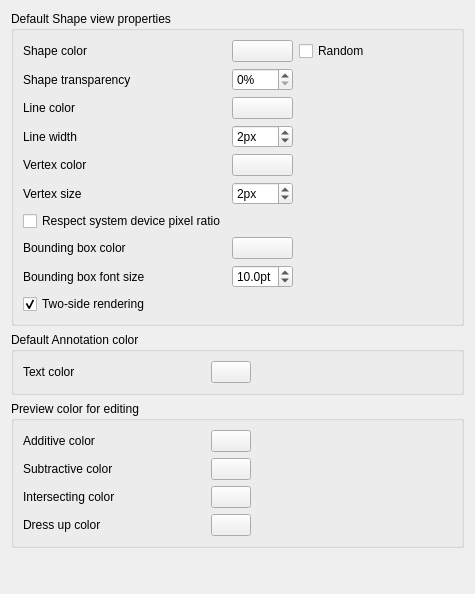
<?xml version="1.0" encoding="UTF-8"?>
<ui version="4.0">
 <class>PartGui::DlgSettingsObjectColor</class>
 <widget class="QWidget" name="PartGui::DlgSettingsObjectColor">
  <property name="geometry">
   <rect>
    <x>0</x>
    <y>0</y>
    <width>475</width>
    <height>594</height>
   </rect>
  </property>
  <property name="windowTitle">
   <string>Shape appearance</string>
  </property>
  <layout class="QVBoxLayout" name="verticalLayout">
   <item>
    <widget class="QGroupBox" name="groupBoxDefaultColors">
     <property name="title">
      <string>Default Shape view properties</string>
     </property>
     <layout class="QHBoxLayout" name="horizontalLayout">
      <item>
       <layout class="QGridLayout" name="gridLayout">
        <item row="5" column="0">
         <widget class="QLabel" name="label_11">
          <property name="minimumSize">
           <size>
            <width>182</width>
            <height>0</height>
           </size>
          </property>
          <property name="text">
           <string>Vertex size</string>
          </property>
         </widget>
        </item>
        <item row="3" column="0">
         <widget class="QLabel" name="label_9">
          <property name="minimumSize">
           <size>
            <width>182</width>
            <height>0</height>
           </size>
          </property>
          <property name="text">
           <string>Line width</string>
          </property>
         </widget>
        </item>
        <item row="4" column="1">
         <widget class="Gui::PrefColorButton" name="DefaultShapeVertexColor">
          <property name="toolTip">
           <string>The default color for new vertices</string>
          </property>
          <property name="color" stdset="0">
           <color>
            <red>25</red>
            <green>25</green>
            <blue>25</blue>
           </color>
          </property>
          <property name="prefEntry" stdset="0">
           <cstring>DefaultShapeVertexColor</cstring>
          </property>
          <property name="prefPath" stdset="0">
           <cstring>View</cstring>
          </property>
         </widget>
        </item>
        <item row="2" column="1">
         <widget class="Gui::PrefColorButton" name="DefaultShapeLineColor">
          <property name="toolTip">
           <string>The default line color for new shapes</string>
          </property>
          <property name="color" stdset="0">
           <color>
            <red>25</red>
            <green>25</green>
            <blue>25</blue>
           </color>
          </property>
          <property name="prefEntry" stdset="0">
           <cstring>DefaultShapeLineColor</cstring>
          </property>
          <property name="prefPath" stdset="0">
           <cstring>View</cstring>
          </property>
         </widget>
        </item>
        <item row="6" column="0">
         <widget class="QCheckBox" name="RespectSystemDPI">
          <property name="toolTip">
           <string>&lt;html&gt;&lt;head/&gt;&lt;body&gt;&lt;p&gt;Auto scale vertex size and line width according to system device pixel ratio.&lt;/p&gt;&lt;p&gt;This may not work well if you have multiple monitors with different pixel scaling.&lt;/p&gt;&lt;/body&gt;&lt;/html&gt;</string>
          </property>
          <property name="text">
           <string>Respect system device pixel ratio</string>
          </property>
         </widget>
        </item>
        <item row="7" column="1">
         <widget class="Gui::PrefColorButton" name="BoundingBoxColor">
          <property name="toolTip">
           <string>The color of bounding boxes in the 3D view</string>
          </property>
          <property name="color" stdset="0">
           <color>
            <red>255</red>
            <green>255</green>
            <blue>255</blue>
           </color>
          </property>
          <property name="prefEntry" stdset="0">
           <cstring>BoundingBoxColor</cstring>
          </property>
          <property name="prefPath" stdset="0">
           <cstring>View</cstring>
          </property>
         </widget>
        </item>
        <item row="5" column="1">
         <widget class="Gui::PrefSpinBox" name="DefaultShapeVertexSize">
          <property name="toolTip">
           <string>The default size for new vertices</string>
          </property>
          <property name="suffix">
           <string>px</string>
          </property>
          <property name="maximum">
           <number>9</number>
          </property>
          <property name="value">
           <number>2</number>
          </property>
          <property name="prefEntry" stdset="0">
           <cstring>DefaultShapePointSize</cstring>
          </property>
          <property name="prefPath" stdset="0">
           <cstring>View</cstring>
          </property>
         </widget>
        </item>
        <item row="4" column="0">
         <widget class="QLabel" name="label_10">
          <property name="minimumSize">
           <size>
            <width>182</width>
            <height>0</height>
           </size>
          </property>
          <property name="text">
           <string>Vertex color</string>
          </property>
         </widget>
        </item>
        <item row="7" column="0">
         <widget class="QLabel" name="label_8">
          <property name="minimumSize">
           <size>
            <width>182</width>
            <height>0</height>
           </size>
          </property>
          <property name="text">
           <string>Bounding box color</string>
          </property>
         </widget>
        </item>
        <item row="8" column="0">
         <widget class="QLabel" name="label_fontsize">
          <property name="minimumSize">
           <size>
            <width>182</width>
            <height>0</height>
           </size>
          </property>
          <property name="text">
           <string>Bounding box font size</string>
          </property>
         </widget>
        </item>
        <item row="8" column="1">
         <widget class="Gui::PrefDoubleSpinBox" name="BoundingBoxFontSize">
          <property name="toolTip">
           <string>The font size of bounding boxes in the 3D view</string>
          </property>
          <property name="suffix">
           <string notr="true">pt</string>
          </property>
          <property name="decimals">
           <number>1</number>
          </property>
          <property name="minimum">
           <double>2.000000000000000</double>
          </property>
          <property name="maximum">
           <double>64.000000000000000</double>
          </property>
          <property name="value">
           <double>10.000000000000000</double>
          </property>
          <property name="prefEntry" stdset="0">
           <cstring>BoundingBoxFontSize</cstring>
          </property>
          <property name="prefPath" stdset="0">
           <cstring>View</cstring>
          </property>
         </widget>
        </item>
        <item row="2" column="0">
         <widget class="QLabel" name="label_7">
          <property name="minimumSize">
           <size>
            <width>182</width>
            <height>0</height>
           </size>
          </property>
          <property name="text">
           <string>Line color</string>
          </property>
         </widget>
        </item>
        <item row="0" column="1">
         <widget class="Gui::PrefColorButton" name="DefaultShapeColor">
          <property name="toolTip">
           <string>The default color for new shapes</string>
          </property>
          <property name="color" stdset="0">
           <color>
            <red>204</red>
            <green>204</green>
            <blue>204</blue>
           </color>
          </property>
          <property name="prefEntry" stdset="0">
           <cstring>DefaultShapeColor</cstring>
          </property>
          <property name="prefPath" stdset="0">
           <cstring>View</cstring>
          </property>
         </widget>
        </item>
        <item row="0" column="2">
         <widget class="Gui::PrefCheckBox" name="checkRandomColor">
          <property name="toolTip">
           <string>Use random color instead</string>
          </property>
          <property name="text">
           <string>Random</string>
          </property>
          <property name="prefEntry" stdset="0">
           <cstring>RandomColor</cstring>
          </property>
          <property name="prefPath" stdset="0">
           <cstring>View</cstring>
          </property>
         </widget>
        </item>
        <item row="3" column="1">
         <widget class="Gui::PrefSpinBox" name="DefaultShapeLineWidth">
          <property name="toolTip">
           <string>The default line thickness for new shapes</string>
          </property>
          <property name="suffix">
           <string>px</string>
          </property>
          <property name="maximum">
           <number>9</number>
          </property>
          <property name="value">
           <number>2</number>
          </property>
          <property name="prefEntry" stdset="0">
           <cstring>DefaultShapeLineWidth</cstring>
          </property>
          <property name="prefPath" stdset="0">
           <cstring>View</cstring>
          </property>
         </widget>
        </item>
        <item row="0" column="0">
         <widget class="QLabel" name="label_6">
          <property name="minimumSize">
           <size>
            <width>182</width>
            <height>0</height>
           </size>
          </property>
          <property name="text">
           <string>Shape color</string>
          </property>
         </widget>
        </item>
        <item row="9" column="0">
         <widget class="Gui::PrefCheckBox" name="twosideRendering">
          <property name="minimumSize">
           <size>
            <width>182</width>
            <height>0</height>
           </size>
          </property>
          <property name="toolTip">
           <string>Bottom side of surface will be rendered the same way than top.
If not checked, it depends on the option &quot;Backlight color&quot;
(preferences section Display -&gt; 3D View); either the backlight color
will be used or black.</string>
          </property>
          <property name="text">
           <string>Two-side rendering</string>
          </property>
          <property name="checked">
           <bool>true</bool>
          </property>
          <property name="prefEntry" stdset="0">
           <cstring>TwoSideRendering</cstring>
          </property>
          <property name="prefPath" stdset="0">
           <cstring>Mod/Part</cstring>
          </property>
         </widget>
        </item>
        <item row="1" column="0">
         <widget class="QLabel" name="label_transparency">
          <property name="minimumSize">
           <size>
            <width>182</width>
            <height>0</height>
           </size>
          </property>
          <property name="text">
           <string>Shape transparency</string>
          </property>
         </widget>
        </item>
        <item row="1" column="1">
         <widget class="Gui::PrefSpinBox" name="DefaultShapeTransparency">
          <property name="toolTip">
           <string>The default transparency for new shapes</string>
          </property>
          <property name="suffix">
           <string notr="true">%</string>
          </property>
          <property name="maximum">
           <number>100</number>
          </property>
          <property name="singleStep">
           <number>5</number>
          </property>
          <property name="prefEntry" stdset="0">
           <cstring>DefaultShapeTransparency</cstring>
          </property>
          <property name="prefPath" stdset="0">
           <cstring>View</cstring>
          </property>
         </widget>
        </item>
       </layout>
      </item>
      <item>
       <spacer name="horizontalSpacer">
        <property name="orientation">
         <enum>Qt::Horizontal</enum>
        </property>
        <property name="sizeHint" stdset="0">
         <size>
          <width>28</width>
          <height>20</height>
         </size>
        </property>
       </spacer>
      </item>
     </layout>
    </widget>
   </item>
   <item>
    <widget class="QGroupBox" name="groupBox">
     <property name="title">
      <string>Default Annotation color</string>
     </property>
     <layout class="QHBoxLayout" name="horizontalLayout_2">
      <item>
       <layout class="QGridLayout" name="gridLayout_2">
        <item row="0" column="0">
         <widget class="QLabel" name="label">
          <property name="minimumSize">
           <size>
            <width>182</width>
            <height>0</height>
           </size>
          </property>
          <property name="text">
           <string>Text color</string>
          </property>
         </widget>
        </item>
        <item row="0" column="1">
         <widget class="Gui::PrefColorButton" name="AnnotationTextColor">
          <property name="toolTip">
           <string>Text color for document annotations</string>
          </property>
          <property name="prefEntry" stdset="0">
           <cstring>AnnotationTextColor</cstring>
          </property>
          <property name="prefPath" stdset="0">
           <cstring>View</cstring>
          </property>
         </widget>
        </item>
       </layout>
      </item>
      <item>
       <spacer name="horizontalSpacer_3">
        <property name="orientation">
         <enum>Qt::Horizontal</enum>
        </property>
        <property name="sizeHint" stdset="0">
         <size>
          <width>40</width>
          <height>20</height>
         </size>
        </property>
       </spacer>
      </item>
     </layout>
    </widget>
   </item>
   <item>
    <widget class="QGroupBox" name="groupBox_2">
     <property name="title">
      <string>Preview color for editing</string>
     </property>
     <layout class="QGridLayout" name="gridLayout_3">
      <item row="3" column="0">
       <widget class="QLabel" name="label_14">
        <property name="minimumSize">
         <size>
          <width>182</width>
          <height>0</height>
         </size>
        </property>
        <property name="text">
         <string>Dress up color</string>
        </property>
       </widget>
      </item>
      <item row="2" column="0">
       <widget class="QLabel" name="label_15">
        <property name="minimumSize">
         <size>
          <width>182</width>
          <height>0</height>
         </size>
        </property>
        <property name="text">
         <string>Intersecting color</string>
        </property>
       </widget>
      </item>
      <item row="0" column="0">
       <widget class="QLabel" name="label_12">
        <property name="minimumSize">
         <size>
          <width>182</width>
          <height>0</height>
         </size>
        </property>
        <property name="text">
         <string>Additive color</string>
        </property>
       </widget>
      </item>
      <item row="0" column="1">
       <widget class="Gui::PrefColorButton" name="AdditiveColor">
        <property name="toolTip">
         <string>The default color for new shapes</string>
        </property>
        <property name="prefEntry" stdset="0">
         <cstring>PreviewAddColor</cstring>
        </property>
        <property name="prefPath" stdset="0">
         <cstring>Mod/Part</cstring>
        </property>
       </widget>
      </item>
      <item row="1" column="0">
       <widget class="QLabel" name="label_13">
        <property name="minimumSize">
         <size>
          <width>182</width>
          <height>0</height>
         </size>
        </property>
        <property name="text">
         <string>Subtractive color</string>
        </property>
       </widget>
      </item>
      <item row="0" column="2">
       <spacer name="horizontalSpacer_2">
        <property name="orientation">
         <enum>Qt::Horizontal</enum>
        </property>
        <property name="sizeHint" stdset="0">
         <size>
          <width>28</width>
          <height>20</height>
         </size>
        </property>
       </spacer>
      </item>
      <item row="1" column="1">
       <widget class="Gui::PrefColorButton" name="SubtractiveColor">
        <property name="toolTip">
         <string>The default color for new shapes</string>
        </property>
        <property name="prefEntry" stdset="0">
         <cstring>PreviewSubColor</cstring>
        </property>
        <property name="prefPath" stdset="0">
         <cstring>Mod/Part</cstring>
        </property>
       </widget>
      </item>
      <item row="3" column="1">
       <widget class="Gui::PrefColorButton" name="DressUpColor">
        <property name="toolTip">
         <string>The default color for new shapes</string>
        </property>
        <property name="prefEntry" stdset="0">
         <cstring>PreviewDressColor</cstring>
        </property>
        <property name="prefPath" stdset="0">
         <cstring>Mod/Part</cstring>
        </property>
       </widget>
      </item>
      <item row="2" column="1">
       <widget class="Gui::PrefColorButton" name="IntersectingColor">
        <property name="toolTip">
         <string>The default color for new shapes</string>
        </property>
        <property name="prefEntry" stdset="0">
         <cstring>PreviewIntersectColor</cstring>
        </property>
        <property name="prefPath" stdset="0">
         <cstring>Mod/Part</cstring>
        </property>
       </widget>
      </item>
     </layout>
    </widget>
   </item>
   <item>
    <spacer name="verticalSpacer">
     <property name="orientation">
      <enum>Qt::Vertical</enum>
     </property>
     <property name="sizeHint" stdset="0">
      <size>
       <width>20</width>
       <height>71</height>
      </size>
     </property>
    </spacer>
   </item>
  </layout>
 </widget>
 <customwidgets>
  <customwidget>
   <class>Gui::PrefCheckBox</class>
   <extends>QCheckBox</extends>
   <header>Gui/PrefWidgets.h</header>
  </customwidget>
  <customwidget>
   <class>Gui::ColorButton</class>
   <extends>QPushButton</extends>
   <header>Gui/Widgets.h</header>
  </customwidget>
  <customwidget>
   <class>Gui::PrefSpinBox</class>
   <extends>QSpinBox</extends>
   <header>Gui/PrefWidgets.h</header>
  </customwidget>
  <customwidget>
   <class>Gui::PrefColorButton</class>
   <extends>Gui::ColorButton</extends>
   <header>Gui/PrefWidgets.h</header>
  </customwidget>
  <customwidget>
   <class>Gui::PrefDoubleSpinBox</class>
   <extends>QDoubleSpinBox</extends>
   <header>Gui/PrefWidgets.h</header>
  </customwidget>
 </customwidgets>
 <tabstops>
  <tabstop>DefaultShapeColor</tabstop>
  <tabstop>DefaultShapeLineWidth</tabstop>
  <tabstop>DefaultShapeLineColor</tabstop>
  <tabstop>BoundingBoxColor</tabstop>
 </tabstops>
 <resources/>
 <connections>
  <connection>
   <sender>checkRandomColor</sender>
   <signal>toggled(bool)</signal>
   <receiver>DefaultShapeColor</receiver>
   <slot>setDisabled(bool)</slot>
   <hints>
    <hint type="sourcelabel">
     <x>20</x>
     <y>20</y>
    </hint>
    <hint type="destinationlabel">
     <x>20</x>
     <y>20</y>
    </hint>
   </hints>
  </connection>
 </connections>
</ui>
